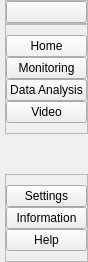
     <widget class="QCustomSlideMenu" name="leftMenuContainer" native="true">
      <property name="maximumSize">
       <size>
        <width>45</width>
        <height>16777215</height>
       </size>
      </property>
      <layout class="QVBoxLayout" name="verticalLayout">
       <property name="spacing">
        <number>0</number>
       </property>
       <property name="leftMargin">
        <number>0</number>
       </property>
       <property name="topMargin">
        <number>0</number>
       </property>
       <property name="rightMargin">
        <number>0</number>
       </property>
       <property name="bottomMargin">
        <number>0</number>
       </property>
       <item>
        <widget class="QWidget" name="leftMenuSubContainer" native="true">
         <layout class="QVBoxLayout" name="verticalLayout_2">
          <property name="spacing">
           <number>0</number>
          </property>
          <property name="leftMargin">
           <number>5</number>
          </property>
          <property name="topMargin">
           <number>0</number>
          </property>
          <property name="rightMargin">
           <number>0</number>
          </property>
          <property name="bottomMargin">
           <number>0</number>
          </property>
          <item alignment="Qt::AlignTop">
           <widget class="QFrame" name="frame">
            <property name="frameShape">
             <enum>QFrame::StyledPanel</enum>
            </property>
            <property name="frameShadow">
             <enum>QFrame::Raised</enum>
            </property>
            <layout class="QHBoxLayout" name="horizontalLayout_2">
             <property name="spacing">
              <number>0</number>
             </property>
             <property name="leftMargin">
              <number>0</number>
             </property>
             <property name="topMargin">
              <number>0</number>
             </property>
             <property name="rightMargin">
              <number>0</number>
             </property>
             <property name="bottomMargin">
              <number>0</number>
             </property>
             <item>
              <widget class="QPushButton" name="menuBtn">
               <property name="toolTip">
                <string>Menu</string>
               </property>
               <property name="text">
                <string/>
               </property>
               <property name="icon">
                <iconset resource="resources.qrc">
                 <normaloff>:/icons/icons/blueIcons/align-justify.svg</normaloff>:/icons/icons/blueIcons/align-justify.svg</iconset>
               </property>
               <property name="iconSize">
                <size>
                 <width>24</width>
                 <height>24</height>
                </size>
               </property>
               <property name="topMargin" stdset="0">
                <number>10</number>
               </property>
              </widget>
             </item>
            </layout>
           </widget>
          </item>
          <item>
           <widget class="QFrame" name="frame_2">
            <property name="sizePolicy">
             <sizepolicy hsizetype="Preferred" vsizetype="Preferred">
              <horstretch>0</horstretch>
              <verstretch>0</verstretch>
             </sizepolicy>
            </property>
            <property name="frameShape">
             <enum>QFrame::StyledPanel</enum>
            </property>
            <property name="frameShadow">
             <enum>QFrame::Raised</enum>
            </property>
            <layout class="QVBoxLayout" name="verticalLayout_3">
             <property name="spacing">
              <number>0</number>
             </property>
             <property name="leftMargin">
              <number>0</number>
             </property>
             <property name="topMargin">
              <number>10</number>
             </property>
             <property name="rightMargin">
              <number>0</number>
             </property>
             <property name="bottomMargin">
              <number>10</number>
             </property>
             <item>
              <widget class="QPushButton" name="homeBtn">
               <property name="toolTip">
                <string>&lt;html&gt;&lt;head/&gt;&lt;body&gt;&lt;p&gt;&lt;span style=&quot; color:#000000;&quot;&gt;Home&lt;/span&gt;&lt;/p&gt;&lt;/body&gt;&lt;/html&gt;</string>
               </property>
               <property name="styleSheet">
                <string notr="true">background-color: #F4F4F6;</string>
               </property>
               <property name="text">
                <string>Home</string>
               </property>
               <property name="icon">
                <iconset resource="resources.qrc">
                 <normaloff>:/icons/icons/blueIcons/home.svg</normaloff>:/icons/icons/blueIcons/home.svg</iconset>
               </property>
               <property name="iconSize">
                <size>
                 <width>24</width>
                 <height>24</height>
                </size>
               </property>
              </widget>
             </item>
             <item>
              <widget class="QPushButton" name="monitorBtn">
               <property name="toolTip">
                <string>&lt;html&gt;&lt;head/&gt;&lt;body&gt;&lt;p&gt;&lt;span style=&quot; color:#000000;&quot;&gt;CCTV&lt;/span&gt;&lt;/p&gt;&lt;/body&gt;&lt;/html&gt;</string>
               </property>
               <property name="text">
                <string>Monitoring</string>
               </property>
               <property name="icon">
                <iconset resource="resources.qrc">
                 <normaloff>:/icons/icons/blueIcons/monitor.svg</normaloff>:/icons/icons/blueIcons/monitor.svg</iconset>
               </property>
               <property name="iconSize">
                <size>
                 <width>24</width>
                 <height>24</height>
                </size>
               </property>
              </widget>
             </item>
             <item>
              <widget class="QPushButton" name="dataBtn">
               <property name="toolTip">
                <string>&lt;html&gt;&lt;head/&gt;&lt;body&gt;&lt;p&gt;&lt;span style=&quot; color:#000000;&quot;&gt;Data Storage&lt;/span&gt;&lt;/p&gt;&lt;/body&gt;&lt;/html&gt;</string>
               </property>
               <property name="text">
                <string>Data Analysis</string>
               </property>
               <property name="icon">
                <iconset resource="resources.qrc">
                 <normaloff>:/icons/icons/blueIcons/list.svg</normaloff>:/icons/icons/blueIcons/list.svg</iconset>
               </property>
               <property name="iconSize">
                <size>
                 <width>24</width>
                 <height>24</height>
                </size>
               </property>
              </widget>
             </item>
             <item>
              <widget class="QPushButton" name="reviewBtn">
               <property name="toolTip">
                <string>&lt;html&gt;&lt;head/&gt;&lt;body&gt;&lt;p&gt;&lt;span style=&quot; color:#000000;&quot;&gt;Play Recorded Files&lt;/span&gt;&lt;/p&gt;&lt;/body&gt;&lt;/html&gt;</string>
               </property>
               <property name="text">
                <string>Video</string>
               </property>
               <property name="icon">
                <iconset resource="resources.qrc">
                 <normaloff>:/icons/icons/blueIcons/play.svg</normaloff>:/icons/icons/blueIcons/play.svg</iconset>
               </property>
               <property name="iconSize">
                <size>
                 <width>24</width>
                 <height>24</height>
                </size>
               </property>
              </widget>
             </item>
            </layout>
           </widget>
          </item>
          <item>
           <spacer name="verticalSpacer">
            <property name="orientation">
             <enum>Qt::Vertical</enum>
            </property>
            <property name="sizeHint" stdset="0">
             <size>
              <width>20</width>
              <height>40</height>
             </size>
            </property>
           </spacer>
          </item>
          <item alignment="Qt::AlignBottom">
           <widget class="QFrame" name="frame_3">
            <property name="frameShape">
             <enum>QFrame::StyledPanel</enum>
            </property>
            <property name="frameShadow">
             <enum>QFrame::Raised</enum>
            </property>
            <layout class="QVBoxLayout" name="verticalLayout_4">
             <property name="spacing">
              <number>0</number>
             </property>
             <property name="leftMargin">
              <number>0</number>
             </property>
             <property name="topMargin">
              <number>10</number>
             </property>
             <property name="rightMargin">
              <number>0</number>
             </property>
             <property name="bottomMargin">
              <number>10</number>
             </property>
             <item>
              <widget class="QPushButton" name="settingsBtn">
               <property name="toolTip">
                <string>&lt;html&gt;&lt;head/&gt;&lt;body&gt;&lt;p&gt;&lt;span style=&quot; color:#ffffff;&quot;&gt;Go to setting&lt;/span&gt;&lt;/p&gt;&lt;/body&gt;&lt;/html&gt;</string>
               </property>
               <property name="text">
                <string>Settings</string>
               </property>
               <property name="icon">
                <iconset resource="resources.qrc">
                 <normaloff>:/icons/icons/blueIcons/settings.svg</normaloff>:/icons/icons/blueIcons/settings.svg</iconset>
               </property>
               <property name="iconSize">
                <size>
                 <width>24</width>
                 <height>24</height>
                </size>
               </property>
              </widget>
             </item>
             <item>
              <widget class="QPushButton" name="infoBtn">
               <property name="toolTip">
                <string>&lt;html&gt;&lt;head/&gt;&lt;body&gt;&lt;p&gt;&lt;span style=&quot; color:#ffffff;&quot;&gt;Information about the app&lt;/span&gt;&lt;/p&gt;&lt;/body&gt;&lt;/html&gt;</string>
               </property>
               <property name="text">
                <string>Information</string>
               </property>
               <property name="icon">
                <iconset resource="resources.qrc">
                 <normaloff>:/icons/icons/blueIcons/info.svg</normaloff>:/icons/icons/blueIcons/info.svg</iconset>
               </property>
               <property name="iconSize">
                <size>
                 <width>24</width>
                 <height>24</height>
                </size>
               </property>
              </widget>
             </item>
             <item>
              <widget class="QPushButton" name="helpBtn">
               <property name="toolTip">
                <string>&lt;html&gt;&lt;head/&gt;&lt;body&gt;&lt;p&gt;&lt;span style=&quot; color:#ffffff;&quot;&gt;Get more help&lt;/span&gt;&lt;/p&gt;&lt;/body&gt;&lt;/html&gt;</string>
               </property>
               <property name="text">
                <string>Help</string>
               </property>
               <property name="icon">
                <iconset resource="resources.qrc">
                 <normaloff>:/icons/icons/blueIcons/help-circle.svg</normaloff>:/icons/icons/blueIcons/help-circle.svg</iconset>
               </property>
               <property name="iconSize">
                <size>
                 <width>24</width>
                 <height>24</height>
                </size>
               </property>
              </widget>
             </item>
            </layout>
           </widget>
          </item>
         </layout>
        </widget>
       </item>
      </layout>
     </widget>
